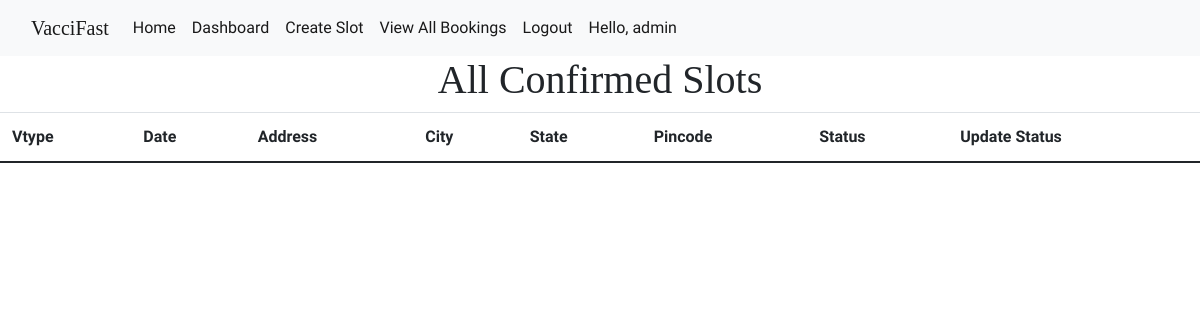
/adminCompletedSlot (signed in), run on an earlier commit of the app's database.
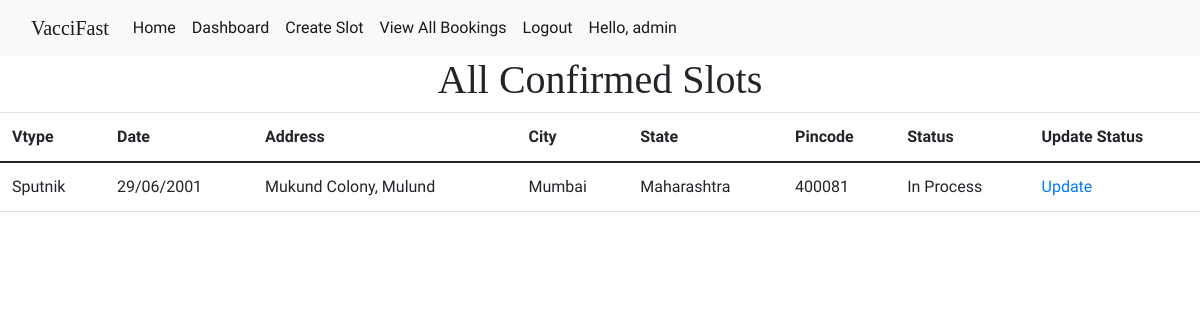
And on a later commit of the database.
### vacciapp/models.py (models this page shows, shortened)
class Slot(models.Model):
    vtype = models.CharField(max_length=200,null=True)
    date = models.CharField(max_length=200,null=True)
    address = models.CharField(max_length=200,null=True)
    city = models.CharField(max_length=200,null=True)
    state = models.CharField(max_length=200,null=True)
    pincode = models.CharField(max_length=200,null=True)
    addMap = models.CharField(max_length=200,null=True)
    date_created = models.DateTimeField(auto_now_add=True,null=True)
    count = models.IntegerField(null=True)
    status = models.CharField(max_length=200,null=True,choices=STATUS,default="Pending")

### vacciapp/views.py (the view)
# urls.py: path('adminCompletedSlot',views.adminCompletedSlot,name='adminCompletedSlot'),
@login_required(login_url='login')
def adminCompletedSlot(request):
    slots = Slot.objects.filter(status='In Process')
    context = {
        'slots' : slots,
    }
    return render(request,'vacciapp/adminCompletedSlot.html',context)

### templates/vacciapp/adminCompletedSlot.html
{% extends 'base.html' %}
{% block body %}
<center><h1 style="font-family: 'Vollkorn', serif;" >All Confirmed Slots</h1></center>
<table class="table"  style="font-family: 'Domine', serif;" >
  <thead>
    <tr>
      <th scope="col">Vtype</th>
      <th scope="col">Date</th>
      <th scope="col">Address</th>
      <th scope="col">City</th>
      <th scope="col">State</th>
      <th scope="col">Pincode</th>
      <th scope="col">Status</th>
      <th scope="col">Update Status</th>
    </tr>
  </thead>
  <tbody>
{% for slot in slots  %}
    <tr>
      <td>{{slot.vtype}}</td>
      <td>{{slot.date}}</td>
      <td>{{slot.address}}</td>
      <td>{{slot.city}}</td>
      <td>{{slot.state}}</td>
      <td>{{slot.pincode}}</td>
      <td>{{slot.status}}</td>
       <td><a href="{% url 'adminUpdateStatus' slot.id %}">Update</a></td>
    </tr>
{% endfor %}
  </tbody>
</table>
{% endblock body %}

What changed in the data, as far as the page shows it:
now on this page (row edited): Slot: vtype "Sputnik", date "29/06/2001", address "Mukund Colony, Mulund", city "Mumbai", state "Maharashtra", pincode "400081", status "In Process"
